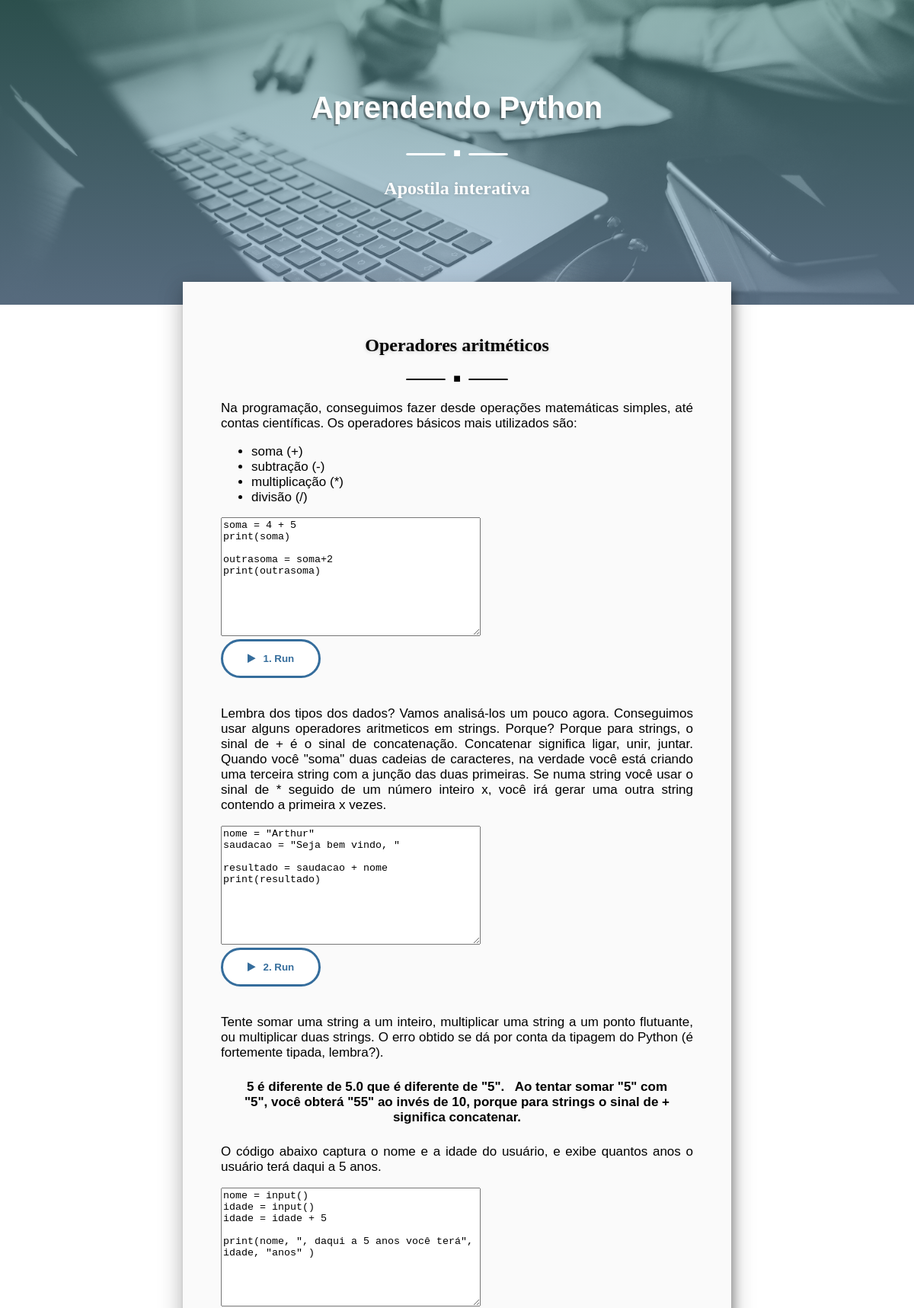
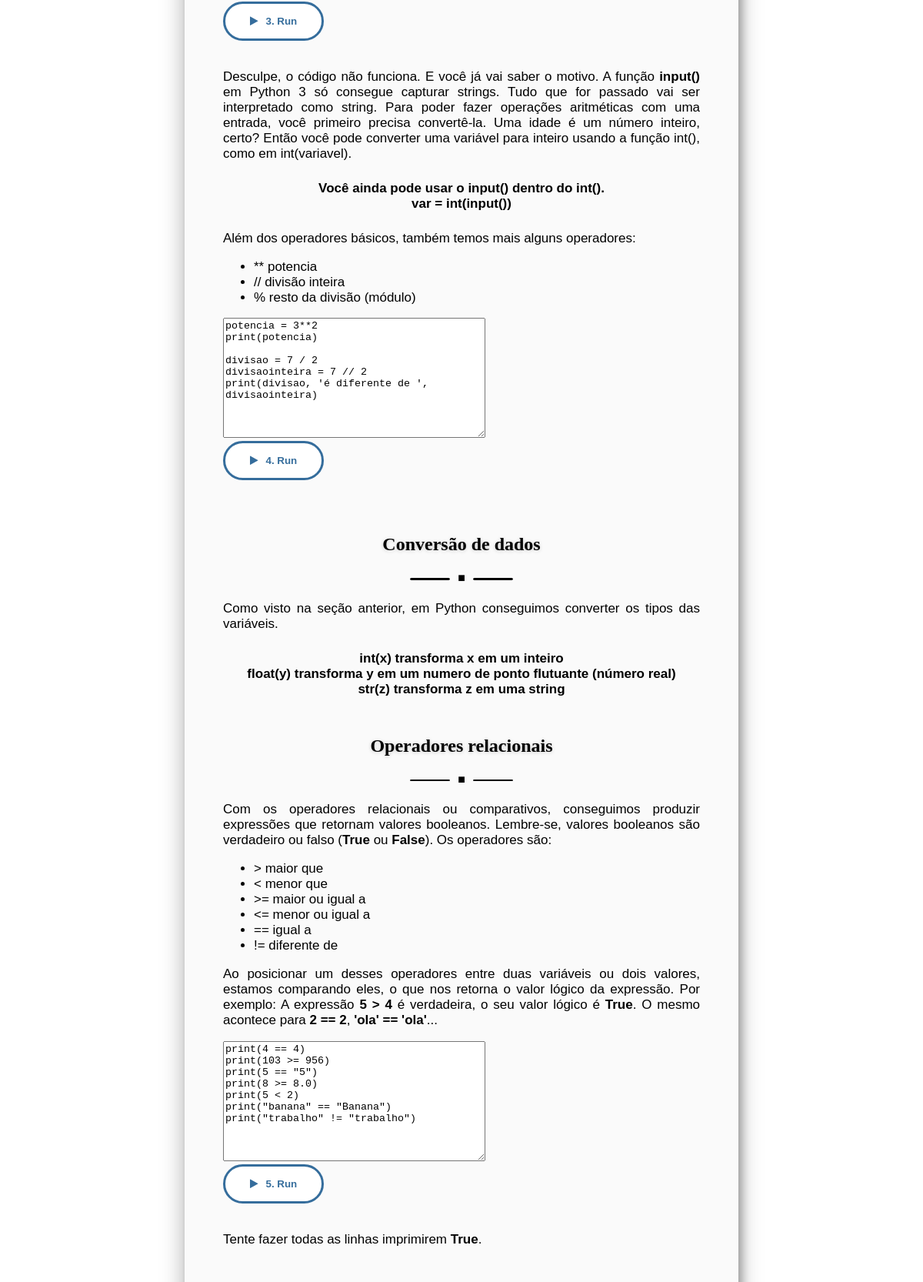
/operacoes/ (upper part), run on the app's committed database (2 pictures, top to bottom).
### core/models.py (models this page shows, shortened)
class Section(models.Model):
    chapter = models.ForeignKey(Chapter, on_delete=models.CASCADE)
    title = models.CharField(max_length=25)
    content = HTMLField()

### core/views.py (the view)
# urls.py: url(r'^(?P<slug>[-\w]+)/$', views.ChapterDetail.as_view(), name="chapter_detail"),
class ChapterDetail(DetailView):
    model = Chapter
    template_name = 'core/detail.html'
    context_object_name = 'chapter'
    def get_context_data(self, **kwargs):
        context = super().get_context_data(**kwargs)
        context['sections'] = self.get_object().section_set.all()
        context['previous'] = self.get_object().previous_chapter
        context['next'] = self.get_object().next_chapter
        return context

### core/templates/core/detail.html (shortened to what this page needs)
{% load staticfiles %}
<!DOCTYPE html>
<html>
    <head>
        <link rel="stylesheet" href="{% static 'core/style.css' %}" type="text/css" />
        <link rel="stylesheet" href="{% static 'core/codemirror/lib/codemirror.css' %}">
        <link rel="stylesheet" href="{% static 'core/codemirror/theme/material.css' %}">
        <link rel="stylesheet" href="https://maxcdn.bootstrapcdn.com/font-awesome/4.7.0/css/font-awesome.min.css" type="text/css" />
    </head>
    <body>
        <div class="wrapper">
            <div class="header">
                <h1>Aprendendo Python</h1>
                <div class="sep center"><div class="line"></div>■<div class="line"></div></div>
                <h2>Apostila interativa</h2>
            </div>
            <div class="page">
                <div class="content">
                    {% for section in sections %}
                        <h2>{{ section.title }}</h2>
                        <div class="sep center"><div class="line"></div>■<div class="line"></div></div>
                        {{ section.content|safe }}
                    {% endfor %}
                </div>
            </div>
        </div>
    </body>
</html>

### core/static/core/style.css (style rules this page uses)
html, body { margin: 0; }
body { background-image: url('bg.jpg'); }
.header { height: 400px; background-image: -webkit-linear-gradient(rgba(34, 104, 99, 0.5), rgba(119, 159, 197, 0.5)), url('bg-header.png'); background-size: cover; background-position: center center; display: flex; align-items: center; justify-content: center; flex-direction: column; margin-bottom: 30px; }
h1 { margin-top: 0; font-family: 'Cambo', sans-serif; -webkit-font-smoothing: antialiased; font-size: 40px; color: #fff; text-shadow: -2px 2px 0px rgba(0, 0, 0, 0.3), -2px 4px 2px rgba(0, 0, 0, 0.1); }
.header h2 { font-family: 'Cambo'; color: #ffffff; -webkit-font-smoothing: antialiased; text-shadow: 0px 1px 5px rgba(0, 0, 0, 0.2); }
.page { margin: -60px auto; padding-bottom: 60px; background-color: #fafafa; box-shadow: 0 16px 24px 2px rgba(0, 0, 0, 0.14), 0 6px 30px 5px rgba(0, 0, 0, 0.12), 5px 9px 10.87px 0.13px rgba(0, 0, 0, 0.28); width: 60%; }
.content { padding: 20px; margin-left: 30px; margin-right: 30px; text-align: justify; }
.content h2 { margin-top: 50px; font-family: 'Cambo'; text-align: center; color: #000000; -webkit-font-smoothing: antialiased; text-shadow: 0px 1px 5px rgba(0, 0, 0, 0.2); }
.content ul li { font-size: 17px; font-family: 'Georgia', sans-serif; }
.content p { font-size: 17px; font-family: 'Georgia', sans-serif; }
.center { text-align: center; }
.important { text-align: center; font-weight: bold; margin: 25px; }
.sep { color: #000000; }
.line { border: 1px solid; border-radius: 2px; width: 50px; height: 0.5px; display: inline-block; vertical-align: middle; background-color: #000000; margin: 10px; }
.header .sep { color: #ffffff; }
.header .line { background-color: #ffffff; }
form button { background-color: #FFFFFF; border: 3px solid #356D9C; border-radius: 30px; padding: 15px 32px; text-align: center; text-decoration: none; color: #356D9C; font-family: Arial, sans-serif; font-weight: bold; margin-bottom: 20px; transition: all .25s ease-in-out; }
form button i { margin: 0 10px 0 0; }

### data on the page
Section: title "Operadores aritméticos", content "soma = 4 + 5 print(soma) outrasoma = soma+2 print(outrasoma) nome = \"Arthur\" saudacao = \"Seja bem vindo, \" resultado = saudacao + nome print(resultado) nome = input() idade = input() idade = idade + 5 print(nome, \", daqui a 5 anos você terá\", idade, \"anos\" ) potencia = 3**2 print(potencia) divisao = 7 / 2 divisaointeira = 7 // 2 print(divisao, 'é diferente de ', divisaointeira)"
Section: title "Conversão de dados", content "Como visto na seção anterior, em Python conseguimos converter os tipos das variáveis. int(x) transforma x em um inteiro float(y) transforma y em um numero de ponto flutuante (número real) str(z) transforma z em uma string"
Section: title "Operadores relacionais", content "print(4 == 4) print(103 >= 956) print(5 == \"5\") print(8 >= 8.0) print(5 < 2) print(\"banana\" == \"Banana\") print(\"trabalho\" != \"trabalho\")"
